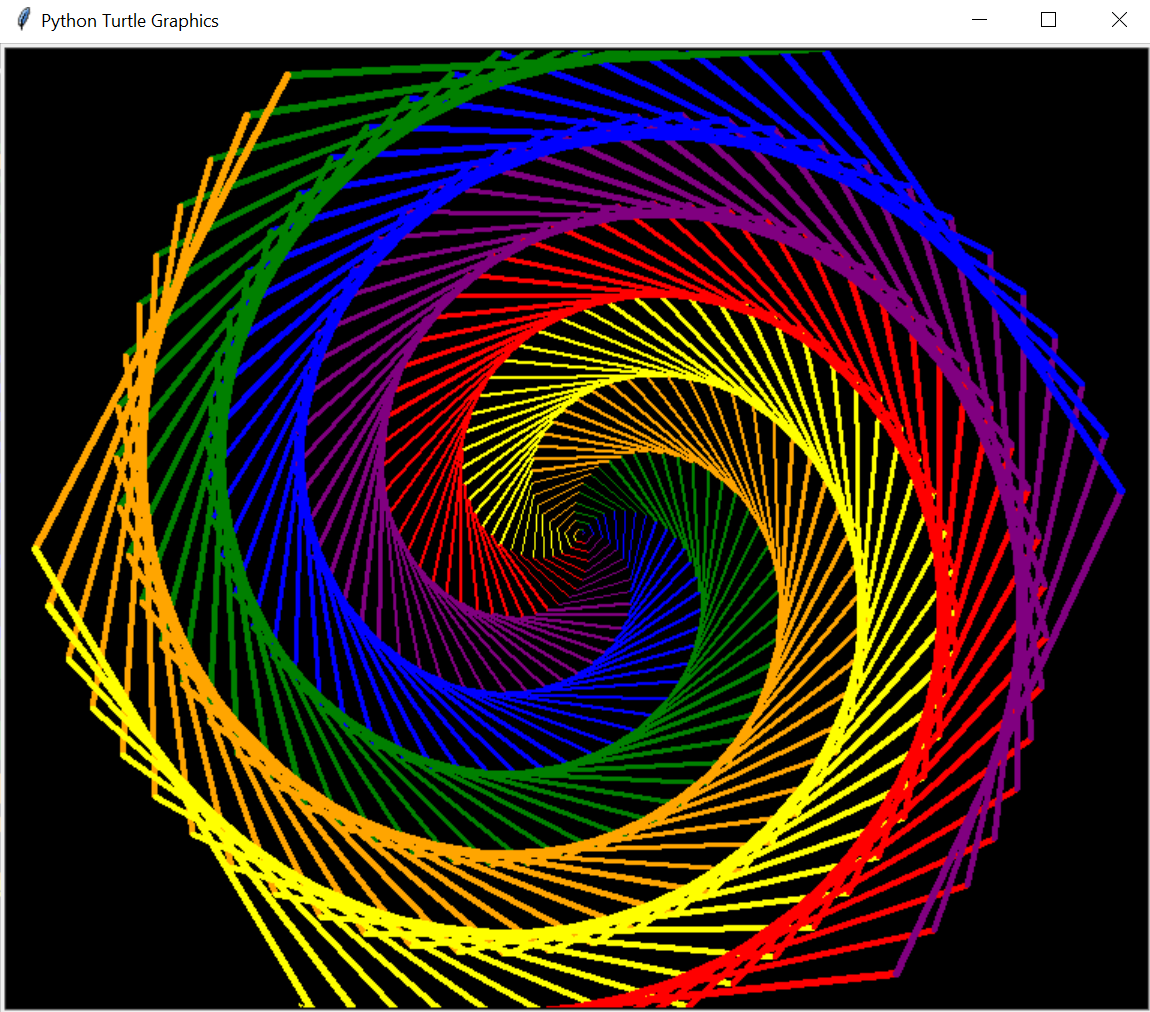

Recreate this plot in Python.
# Python program to draw  
# Rainbow Benzene 
# using Turtle Programming
# https://www.codium.co.in/2020/07/rainbow-benzene-tutorial-turtle-python.html
import turtle 
colors = ['red', 'purple', 'blue', 'green', 'orange', 'yellow'] 
t = turtle.Pen() 
turtle.bgcolor('black') 
for x in range(360): 
    t.pencolor(colors[x%6]) 
    t.width(x/100 + 1) 
    t.forward(x) 
    t.left(59)
